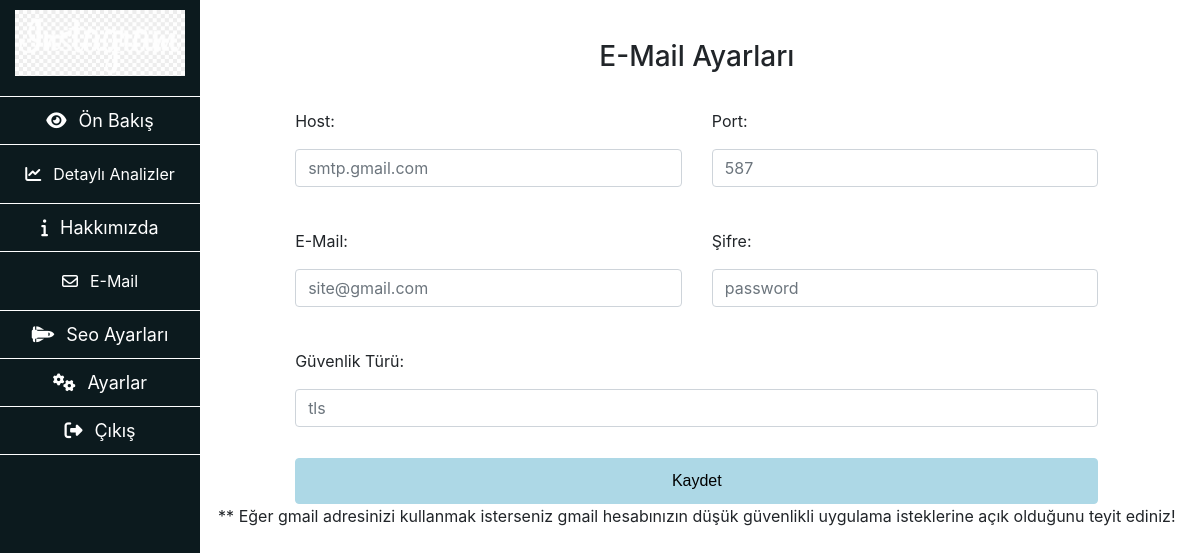
Page /mc-admin/email-settings.php (signed in) on the committed database.
### tables this page shows
CREATE TABLE IF NOT EXISTS `mail_settings` (
  `id` int(11) NOT NULL AUTO_INCREMENT,
  `host` text NOT NULL,
  `port` int(5) NOT NULL,
  `secure` varchar(5) NOT NULL,
  `mail` text NOT NULL,
  `password` varchar(50) NOT NULL,
  PRIMARY KEY (`id`)
);

### mc-admin/language/tr.php (called while the page is built)
<?php
	$lang = array(
		"dashboards" 				=> 		"Ön Bakış",
		"analysis" 					=> 		"Detaylı Analizler",
		"tr" 						=> 		"Türkçe",
		"en" 						=> 		"İngilizce",
		"data-buy-sell" 			=> 		"Alış - Satış Verileri",
		"data-user" 				=> 		"Kullanıcı Verileri",
		"data-subs" 				=> 		"Abone Verileri",
		"data-live-support" 		=> 		"Canlı Destek Verileri",
		"live-support" 				=> 		"Canlı Destek",
		"live-support-bot" 			=> 		"Canlı Destek - Bot -",
		"live-support-customize" 	=> 		"Canlı Destek Özelleştirme",
		"theme-settings"			=>		"Tema Ayarları",
		"seo-settings"				=>		"Seo Ayarları",
		"security-settings"			=>		"Güvenlik Ayarları",
		"settings"					=>		"Ayarlar",
		"exit"						=>		"Çıkış",
		"index-box-1"				=>		"Kullanıcı Sayısı",
		"index-box-2"				=>		"Ürün Satışı",
		"index-box-3"				=>		"Canlı Destek",
		"about-us"					=> 		"Hakkımızda",
		"username"					=>		"Kullanıcı Adı",
		"email"						=>		"E-Mail",
		"email-settings"			=>		"E-Mail Ayarları",
		"send-email"				=>		"E-Mail Gönder",
		"new-password"				=>		"Yeni Şifre",
		"new-password-again"		=>		"Yeni Şifre (Tekrar)",
		"save"						=>		"Kaydet",
		"select-lang"				=>		"Dil Seçin",
		"host"						=>		"Host",
		"port"						=>		"Port",
		"secure"					=>		"Güvenlik Türü",
		"password"					=>		"Şifre",
	);
?>

### mc-admin/email-settings.php (the view, shortened to what this page needs)
<?php include("header.php"); ?>
<?php
	$sorgu = $conn->query("SELECT * FROM mail_settings WHERE id='1'");
	while ($mail_settings_oku = mysqli_fetch_array($sorgu)) {
		$host = $mail_settings_oku['host'];
		$port = $mail_settings_oku['port'];
		$email = $mail_settings_oku['mail'];
		$password = $mail_settings_oku['password'];
		$secure = $mail_settings_oku['secure'];
	}
?>
<div class="container-fluid h-100">
	<div class="row h-100">
		<div class="col-lg-2 col-md-2 col-sm-12 col-xs-12" id="sidebar">
			<?php include("sidebar.php"); ?>
		</div>
			<?php include("sidebar-mobile.php"); ?>
		<div id="main-content" class="col-lg-10 col-md-10 col-sm-12 col-xs-12">
			<div class="row justify-content-md-center">
				<div class="col-md-10 col-sm-12">
					<form id="frm" class="row">
						<div class="col-12" style="text-align: center;">
		        			<div id="sonuc"></div><br />
		        		</div>
						<h3 class="col-12 text-center pt-3"><?php echo $lang["email-settings"];?></h3>
						<div class="col-md-6 col-sm-12" style="float:left; margin-top: 12px; padding-top: 15px; padding-bottom: 15px">
							<p><?php echo $lang["host"];?>:</p>
							<input type="text" class="form-control" name="host" placeholder="<?php echo $host;?>" aria-describedby="basic-addon1">
						</div>
						<div class="col-md-6 col-sm-12" style="float: left; margin-top: 12px; padding-top: 15px; padding-bottom: 15px">
							<p><?php echo $lang["port"];?>:</p>
							<input type="text" class="form-control" name="port" placeholder="<?php echo $port;?>" aria-describedby="basic-addon1">
						</div>
						<div class="col-md-6 col-sm-12" style="float: left; margin-top: 12px; padding-top: 15px; padding-bottom: 15px">
							<p><?php echo $lang["email"];?>:</p>
							<input type="email" class="form-control" name="email" placeholder="<?php echo $email;?>" aria-describedby="basic-addon1">
						</div>
						<div class="col-md-6 col-sm-12" style="float: left; margin-top: 12px; padding-top: 15px; padding-bottom: 15px">
							<p><?php echo $lang["password"];?>:</p>
							<input type="text" class="form-control" name="password" placeholder="<?php echo $password;?>" aria-describedby="basic-addon1">
						</div>
						<div class="col-md-12 col-sm-12" style="float: left; margin-top: 12px; padding-top: 15px; padding-bottom: 15px">
							<p><?php echo $lang["secure"];?>:</p>
							<input type="text" class="form-control" name="secure" placeholder="<?php echo $secure; ?>" aria-describedby="basic-addon1">
						</div>
						<div class="col-12">
							<input style="width: 100%; background-color: lightblue; border: solid 1px lightblue; border-radius: .25rem;
							 padding: 10px; font-family: Arial, Helvetica, sans-serif; margin-top: 2%" type="button" id="btn" value="<?php echo $lang["save"];?>">
						</div>
					</form>
				</div>
				<p>** Eğer gmail adresinizi kullanmak isterseniz gmail hesabınızın düşük güvenlikli uygulama isteklerine açık olduğunu teyit ediniz!</p>
			</div>
		</div>
	</div>
</div>

### mc-admin/css/style.css (style rules this page uses)
html, body { height:100%; }
#sidebar { background-color: #0c1a1e; color: white; height: 100%; z-index: 999; position: fixed; float: left; padding: 0; }
#main-content { margin-left: 16.4%; }

### rows in the picture
mail_settings: host "smtp.gmail.com", port "587", email "site@gmail.com", password "password", secure "tls"

### other values in the picture
$lang["dashboards"] "Ön Bakış"
$lang["analysis"] "Detaylı Analizler"
$lang["about-us"] "Hakkımızda"
$lang["email"] "E-Mail"
$lang["seo-settings"] "Seo Ayarları"
$lang["settings"] "Ayarlar"
$lang["exit"] "Çıkış"
$lang["email-settings"] "E-Mail Ayarları"
$lang["host"] "Host"
$lang["port"] "Port"
$lang["password"] "Şifre"
$lang["secure"] "Güvenlik Türü"
